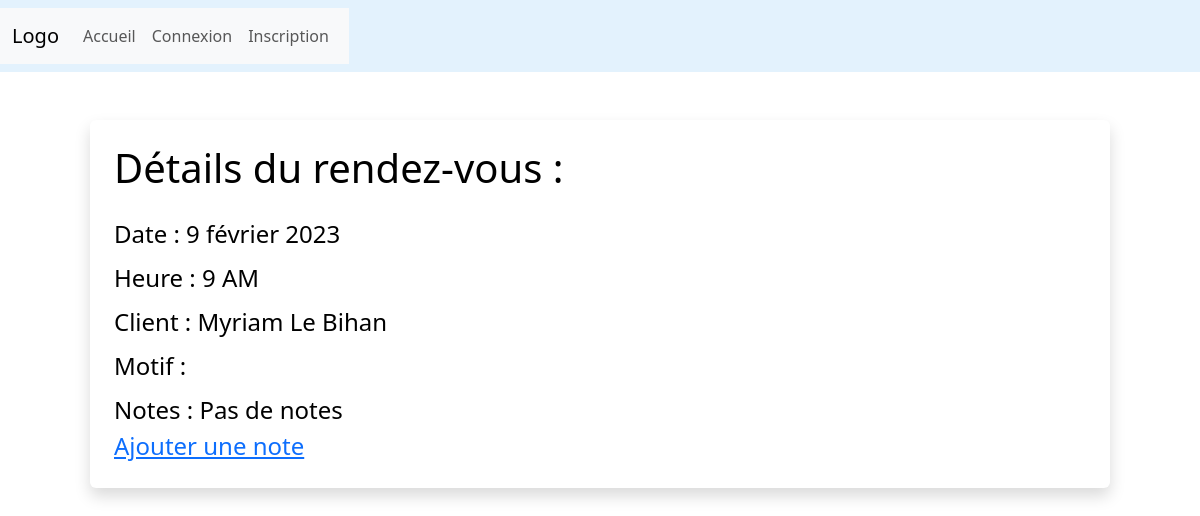
The app's page /appointments/12/detail/ with its own data.
### bookingapp/models.py (models this page shows, shortened)
class Appointment(models.Model):
    user = models.ForeignKey(User, on_delete=models.CASCADE, null=True, blank=True)
    day = models.DateField(default=datetime.now)
    time = models.CharField(max_length=10, choices=TIME_CHOICES, default=("9 AM"))
    time_ordered = models.DateTimeField(default=datetime.now, blank=True)
    notes = models.TextField(blank=True)
    motif = models.CharField(max_length=100, null=True, blank=True)

### bookingapp/views.py (the view)
# urls.py: path('appointments/<int:appointment_id>/detail/', views.appointment_detail, name='appointment_detail'),
def appointment_detail(request, appointment_id:int):
    appointment = get_object_or_404(Appointment, pk=appointment_id)
    return render(request, 'appointment_detail.html', {'appointment': appointment})

### bookingapp/templates/bookingapp/appointment_detail.html (shortened to what this page needs)
{% extends 'base.html' %}
{% block content %}
<div class="shadow p-4 mb-5 bg-body bg-body rounded text-black  m-5 ">
	<h1 class="">Détails du rendez-vous :</h1>
	<ul class="list-group fs-4 mt-3">
		<li class="list-group mt-2">Date : {{ appointment.day }}</li>
		<li class="list-group mt-2">Heure : {{ appointment.time }}</li>
		<li class="list-group mt-2">Client : {{appointment.user.first_name}} {{appointment.user.last_name}}</li>
		<li class="list-group mt-2">Motif : {{appointment.motif}}</li>
		<li class="list-group mt-2">
			Notes :
            {% if appointment.notes != ''%}{{ appointment.notes }}
			    <a href="{% url 'appointment_notes' appointment.id %}"class="btn btn-secondary mt-3">Editer la note</a>
			    <a href="{% url 'delete_note' appointment.id %}" class="btn btn-danger mt-3">Supprimer la note</a>
			{% else %}Pas de notes
		        <a href="{% url 'appointment_notes' appointment.id %}">Ajouter une note</a>
            {% endif %}
	    </li>
    </ul>
</div>
{%endblock%}

### records on screen
Appointment: day "9 février 2023", time "9 AM", user.first_name "Myriam", user.last_name "Le Bihan"
